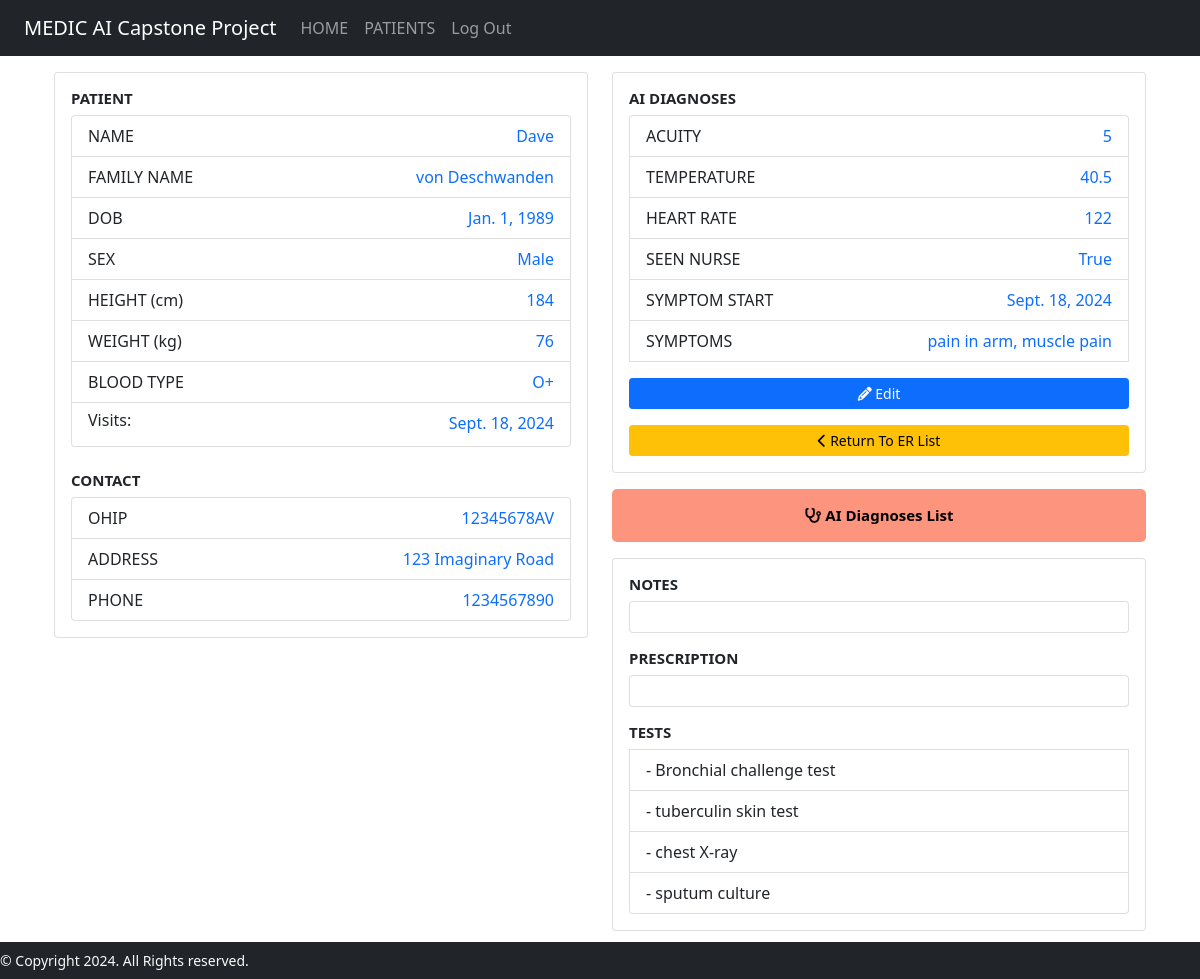
The app's page /patientinfo/1 (signed in) with its own data.
### medicAI/models.py (models this page shows, shortened)
class Patient(models.Model):
    BLOOD_TYPE = [
        ('AB+', 'AB+'),
        ('AB-', 'AB-'),
        ('A+', 'A+'),
        ('A-', 'A-'),
        ('B+', 'B+'),
        ('B-', 'B-'),
        ('O+', 'O+'),
        ('O-', 'O-'),
    ]
    SEX_CHOICES = [
        ('Male', 'Male'),
        ('Female', 'Female'),
        ('Other', 'Other'),
    ]
    first_name = models.CharField(max_length=64)
    last_name = models.CharField(max_length=64)
    dob = models.DateField()
    address = models.CharField(max_length=64, blank=True)
    phone_number = models.CharField(max_length=10, blank=True)
    height = models.IntegerField(blank=True)
    weight = models.IntegerField(blank=True)
    sex = models.CharField(max_length=6, choices=SEX_CHOICES)
    ohip = models.CharField(max_length=12)
    blood_type = models.CharField(
        max_length=3,
        choices=BLOOD_TYPE,
        default="",
        blank=True
    )

class Hospital_Visit(models.Model):
    ACUITY_CHOICES = [
        ('1', '1'),
        ('2', '2'),
        ('3', '3'),
        ('4', '4'),
        ('5', '5'),
    ]
    patient = models.ForeignKey(Patient, on_delete=models.CASCADE)
    symptom_start_date = models.DateField(default=timezone.now, blank=True)
    acuity = models.CharField(max_length=1, choices=ACUITY_CHOICES, default='5')
    temperature = models.DecimalField(
        max_digits=3,
        decimal_places=1,
        null=True,
        blank=True,
        validators=[MinValueValidator(30), MaxValueValidator(45)]
    )
    heart_rate = models.IntegerField(null=True, blank=True)
    prescription = models.CharField(max_length=200, blank=True)
    diagnosis = models.CharField(max_length=200, blank=True)
    seen_nurse = models.BooleanField(default=False)
    er_doctor = models.ForeignKey(User, on_delete=models.CASCADE, null=True)
    symptoms = models.CharField(max_length=500, null=True, blank=True)

class Medical_Test(models.Model):
    hospital_visit = models.ForeignKey(Hospital_Visit, on_delete=models.CASCADE)
    date = models.DateField(default=timezone.now, blank=False)
    test_name = models.CharField(max_length=200, null=False, blank=False)
    test_notes = models.CharField(max_length=500, null=True, blank=True)

### medicAI/views.py (the view)
# urls.py: path("patientinfo/<str:patient_id>", views.patient_info, name="patientinfo"),
def patient_info(request, patient_id):
    patient = Patient.objects.get(pk=patient_id)
    visit_list = Hospital_Visit.objects.filter(patient=patient_id).order_by('-symptom_start_date')
    most_recent_visit = visit_list.first()
    tests = Medical_Test.objects.filter(hospital_visit=most_recent_visit)
    current_patient = request.session['current_patient'] = patient_id
    context= {
        'patient': patient,
        'visit_list' : visit_list,
        'current_visit': most_recent_visit,
        'tests': tests
    }
    return render(request, "medicAI/patientinfo.html", context)

### medicAI/templates/medicAI/patientinfo.html
{% extends "medicAI/layout.html" %}
{% block body %}
<div class="container" style="margin-top: 1rem; margin-bottom: 3rem;">
    <div class="row">
        <div class="col-md-6">
            <div class="card" style="margin-bottom: 1rem;">
                <div class="card-body">
                    <h5 class="card-title" style="font-size: 15px; font-weight: bold;">PATIENT</h5>
                    <ul class="list-group">
                        <li class="list-group-item">
                            <span style="float: left;">NAME</span>
                            <span class="text-primary" style="float: right;">{{ patient.first_name }}</span>
                        </li>
                        <li class="list-group-item">
                            <span style="float: left;">FAMILY NAME</span>
                            <span class="text-primary" style="float: right;">{{ patient.last_name }}</span>
                        </li>
                        <li class="list-group-item">
                            <span style="float: left;">DOB</span>
                            <span class="text-primary" style="float: right;">{{ patient.dob }}</span>
                        </li>
                        <li class="list-group-item">
                            <span style="float: left;">SEX</span>
                            <span class="text-primary" style="float: right;">{{ patient.sex }}</span>
                        </li>
                        <li class="list-group-item">
                            <span style="float: left;">HEIGHT (cm)</span>
                            <span class="text-primary" style="float: right;">{{ patient.height }}</span>
                        </li>
                        <li class="list-group-item">
                            <span style="float: left;">WEIGHT (kg)</span>
                            <span class="text-primary" style="float: right;">{{ patient.weight }}</span>
                            </li>
                        <li class="list-group-item">
                            <span style="float: left;">BLOOD TYPE</span>
                            <span class="text-primary" style="float: right;">{{ patient.blood_type }}</span></li>
                        <li class="list-group-item" style="display: inline-block;">
                            <h6 style="float: left;">Visits:</h6>
                            <ul class="list-group text-primary" style="list-style-type: none; padding-left: 0;float: right;">
                                {% for visit in visit_list %}
                                <li>{{ visit.symptom_start_date }}</li>
                                {% endfor %}
                            </ul>
                        </li>
                    </ul>
                    <br/>
                    <h5 class="card-title" style="font-size: 15px; font-weight: bold;">CONTACT</h5>
                    <ul class="list-group">
                        <li class="list-group-item"><span style="float: left;">OHIP</span><span class="text-primary" style="float: right;">{{ patient.ohip }}</span></li>
                        <li class="list-group-item"><span style="float: left;">ADDRESS</span><span class="text-primary" style="float: right;">{{ patient.address }}</span></li>
                        <li class="list-group-item"><span style="float: left;">PHONE</span><span class="text-primary" style="float: right;">{{ patient.phone_number }}</span></li>
                </div>
            </div>
        </div>
        <div class="col-md-6">
            <div class="card" style="margin-bottom: 1rem;">
                <div class="card-body">
                    <h5 class="card-title" style="font-size: 15px; font-weight: bold;">AI DIAGNOSES</h5>
                    <ul class="list-group">
                        <li class="list-group-item">
                            <span style="float: left;">ACUITY</span>
                            <span class="text-primary" style="float: right;">{{ current_visit.acuity }}</span>
                        </li>
                        <li class="list-group-item">
                            <span style="float: left;">TEMPERATURE</span>
                            <span class="text-primary" style="float: right;">{{ current_visit.temperature }}</span>
                        </li>
                        <li class="list-group-item">
                            <span style="float: left;">HEART RATE</span>
                            <span class="text-primary" style="float: right;">{{ current_visit.heart_rate }}</span>
                        </li>
                        <li class="list-group-item">
                            <span style="float: left;">SEEN NURSE</span>
                            <span class="text-primary" style="float: right;">{{ current_visit.seen_nurse }}</span>
                        </li>
                        <li class="list-group-item">
                            <span style="float: left;">SYMPTOM START</span>
                            <span class="text-primary" style="float: right;">{{ current_visit.symptom_start_date }}</span>
                        </li>
                        <li class="list-group-item">
                            <span style="float: left;">SYMPTOMS</span>
                            <span class="text-primary" style="float: right;">{{ current_visit.symptoms }}</span>
                        </li>
                        <a href="{% url 'editpatientinfo' patient_id=patient.id %}" class="btn btn-primary btn-sm" style="margin-top: 1rem;"><i class="fas fa-pencil-alt"></i> Edit</a>
                        <a href="{% url 'patientlist' %}" class="btn btn-warning btn-sm" style="margin-top: 1rem;"><i class="fas fa-chevron-left"></i> Return To ER List</a>
                    </ul>
                </div>
            </div>
            <div class="card" style="border: none; border-radius: 5px; margin-bottom: 1rem;">
                <a href="{% url 'diagnosis' patient_id=patient.id %}" class="btn btn-primary btn-block"
                    style="background-color: #FC947E; color: black; padding: 15px 72px; border: none; border-radius: 5px; font-weight: bold; font-size: 15px;">
                    <i class="fas fa-stethoscope"></i> AI Diagnoses List
                </a>
            </div>
            <div class="card">
                <div class="card-body">
                    <h5 class="card-title" style="font-size: 15px; font-weight: bold;">NOTES</h5>
                    <ul class="list-group">
                        <li class="list-group-item" style="height: 2rem;">{{ current_visit.diagnosis }}</li>
                    </ul>
                    <h5 class="card-title" style="font-size: 15px; font-weight: bold; margin-top: 1rem;">PRESCRIPTION</h5>
                    <ul class="list-group">
                        <li class="list-group-item" style="height: 2rem;"> {{ current_visit.prescription }}</li>
                    </ul>
                    <ul class="list-group">
                        <h5 class="card-title" style="font-size: 15px; font-weight: bold; margin-top: 1rem;">TESTS</h5>
                        {% for test in tests %}
                            <li class="list-group-item">- {{ test.test_name }}</li>
                        {% endfor %}
                    </ul>
                </div>
            </div>
        </div>
    </div>
</div>
{% endblock %}

### medicAI/static/medicAI/styles.css (style rules this page uses)
.card { border: none; border-radius: 5px; background-color: #E8E5E4; }
.list-group-item { display: inline-block; }

### records on screen
Patient: first_name "Dave", last_name "von Deschwanden", dob "Jan. 1, 1989", sex "Male", height "184", weight "76", blood_type "O+", ohip "12345678AV", address "123 Imaginary Road", phone_number "1234567890"
Hospital_Visit: symptom_start_date "Sept. 18, 2024", acuity "5", temperature "40.5", heart_rate "122", seen_nurse "True", symptoms "pain in arm, muscle pain"
Medical_Test: test_name "Bronchial challenge test"
Medical_Test: test_name "tuberculin skin test"
Medical_Test: test_name "chest X-ray"
Medical_Test: test_name "sputum culture"
